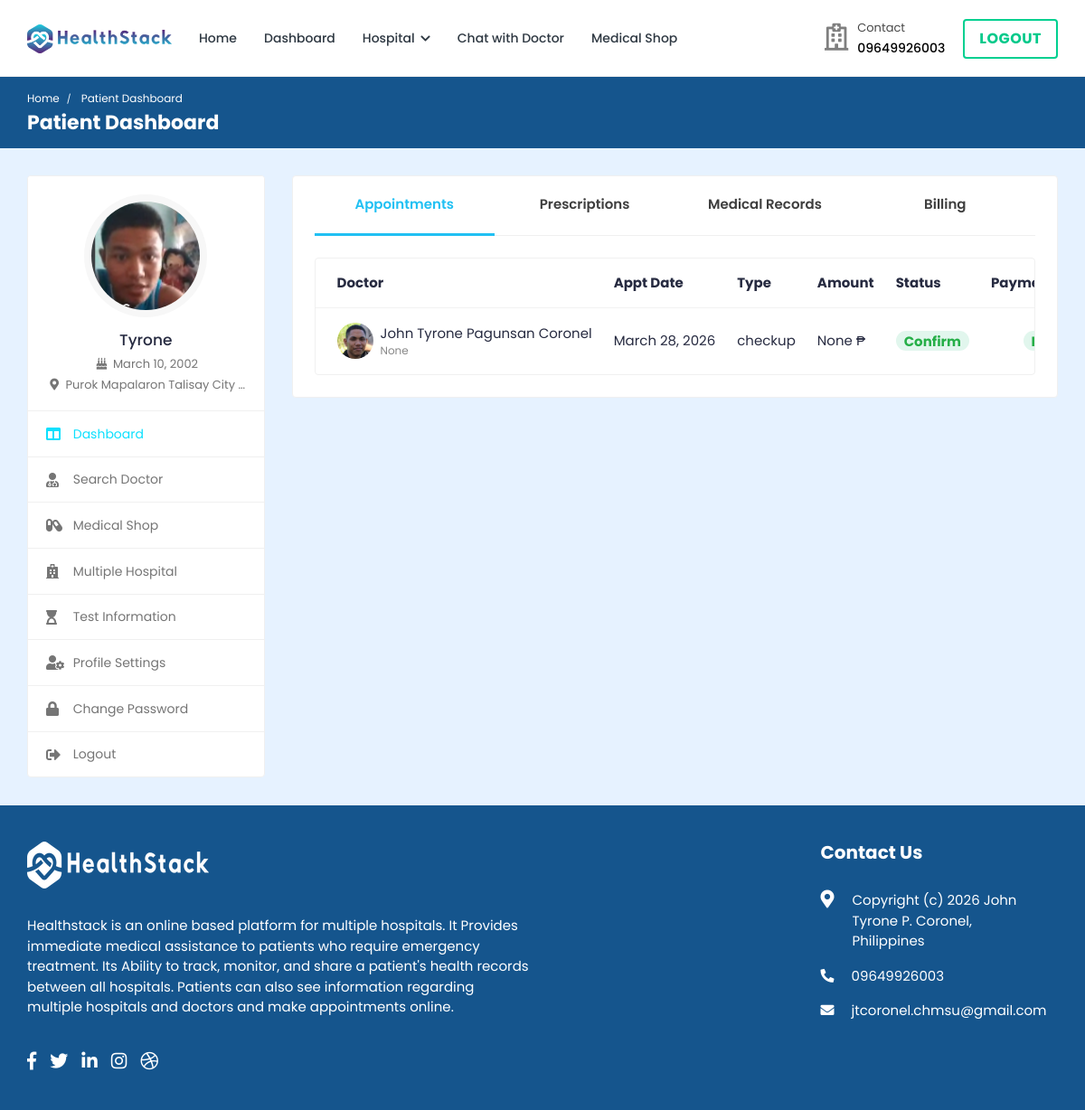
The page /patient-dashboard/ (signed in) on the database as committed earlier.
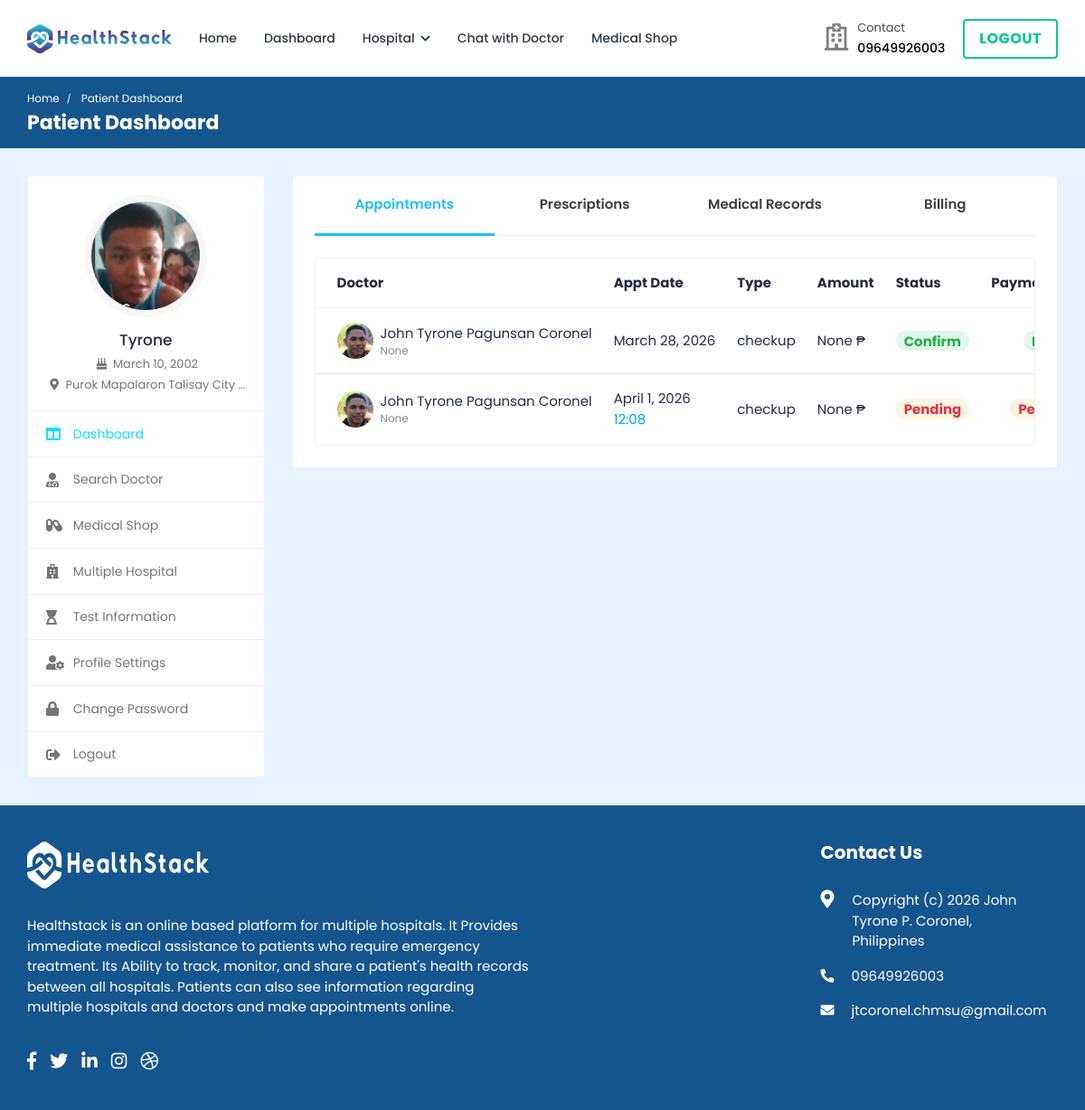
The same page on the database as committed later.
### doctor/models.py (models this page shows, shortened)
class Appointment(models.Model):
    APPOINTMENT_TYPE = (
        ('report', 'report'),
        ('checkup', 'checkup'),
    )
    APPOINTMENT_STATUS = (
        ('pending', 'pending'),
        ('confirmed', 'confirmed'),
        ('cancelled', 'cancelled'),
    )
    id = models.AutoField(primary_key=True)
    date = models.DateField(null=True, blank=True)
    time = models.CharField(max_length=200, null=True, blank=True)
    doctor = models.ForeignKey(Doctor_Information, on_delete=models.CASCADE, null=True, blank=True)
    patient = models.ForeignKey(Patient, on_delete=models.CASCADE, null=True, blank=True)
    appointment_type = models.CharField(max_length=200, choices=APPOINTMENT_TYPE)
    appointment_status = models.CharField(max_length=200, choices=APPOINTMENT_STATUS)
    serial_number = models.CharField(max_length=200, null=True, blank=True)
    payment_status = models.CharField(max_length=200, null=True, blank=True, default='pending')
    transaction_id = models.CharField(max_length=255, null=True, blank=True)
    message = models.CharField(max_length=255, null=True, blank=True)

class Doctor_Information(models.Model):
    DOCTOR_TYPE = (
        ('Cardiologists', 'Cardiologists'),
        ('Neurologists', 'Neurologists'),
        ('Pediatricians', 'Pediatricians'),
        ('Physiatrists', 'Physiatrists'),
        ('Dermatologists', 'Dermatologists'),
    )
    doctor_id = models.AutoField(primary_key=True)
    user = models.OneToOneField(User, on_delete=models.CASCADE, null=True, blank=True, related_name='profile')
    name = models.CharField(max_length=200, null=True, blank=True)
    username = models.CharField(max_length=200, null=True, blank=True)
    gender = models.CharField(max_length=200, null=True, blank=True)
    description = models.TextField(max_length=1000, null=True, blank=True)
    department = models.CharField(max_length=200, choices=DOCTOR_TYPE, null=True, blank=True)
    department_name = models.ForeignKey(hospital_department, on_delete=models.SET_NULL, null=True, blank=True)
    specialization = models.ForeignKey(specialization, on_delete=models.SET_NULL, null=True, blank=True)
    featured_image = models.ImageField(upload_to='doctors/', default='doctors/user-default.png', null=True, blank=True)
    certificate_image = models.ImageField(upload_to='doctors_certificate/', default='doctors_certificate/default.png', null=True, blank=True)
    email = models.EmailField(max_length=200, null=True, blank=True)
    phone_number = models.CharField(max_length=200, null=True, blank=True)
    nid = models.CharField(max_length=200, null=True, blank=True)
    visiting_hour = models.CharField(max_length=200, null=True, blank=True)
    consultation_fee = models.IntegerField(null=True, blank=True)
    report_fee = models.IntegerField(null=True, blank=True)
    dob = models.CharField(max_length=200, null=True, blank=True)
    institute = models.CharField(max_length=200, null=True, blank=True)
    degree = models.CharField(max_length=200, null=True, blank=True)
    completion_year = models.CharField(max_length=200, null=True, blank=True)
    work_place = models.CharField(max_length=200, null=True, blank=True)
    designation = models.CharField(max_length=200, null=True, blank=True)
    start_year = models.CharField(max_length=200, null=True, blank=True)
    end_year = models.CharField(max_length=200, null=True, blank=True)
    register_status =  models.CharField(max_length=200, null=True, blank=True)
    hospital_name = models.ForeignKey(Hospital_Information, on_delete=models.SET_NULL, null=True, blank=True)

### hospital/views.py (the view)
# urls.py: path('patient-dashboard/',views.patient_dashboard, name='patient-dashboard'),
@csrf_exempt
@login_required(login_url="login")
@cache_control(no_cache=True, must_revalidate=True, no_store=True)
def patient_dashboard(request):
    if request.user.is_patient:
        patient = Patient.objects.get(user=request.user)
        report = Report.objects.filter(patient=patient)
        prescription = Prescription.objects.filter(patient=patient).order_by('-prescription_id')
        appointments = Appointment.objects.filter(patient=patient).filter(Q(appointment_status='pending') | Q(appointment_status='confirmed'))
        payments = Payment.objects.filter(patient=patient).order_by('-payment_id')
        context = {'patient': patient, 'appointments': appointments, 'payments': payments,'report':report,'prescription':prescription}
    else:
        return redirect('logout')
    return render(request, 'patient-dashboard.html', context)

### templates/patient-dashboard.html (shortened to what the changed rows need)
{% load static %}
<!DOCTYPE html>
<html lang="en">
  <head>
    <link
      rel="stylesheet"
      href="{% static 'HealthStack-System/css/Normal/bootstrap.min.css' %}"
    />
    <link
      rel="stylesheet"
      href="{% static 'HealthStack-System/plugins/Normal/fontawesome/css/fontawesome.min.css' %}"
    />
    <link
      rel="stylesheet"
      href="{% static 'HealthStack-System/plugins/Normal/fontawesome/css/all.min.css' %}"
    />
    <link href="https://use.fontawesome.com/releases/v5.7.2/css/all.css" rel="stylesheet" />
    <link
      rel="stylesheet"
      href="{% static 'HealthStack-System/css/Normal/style.css' %}"
    />
  </head>
  <body>
    <div class="main-wrapper">
      <div class="breadcrumb-bar">
        <div class="container-fluid">
          <div class="row align-items-center">
            <div class="col-md-12 col-12">
              <h2 class="breadcrumb-title">Patient Dashboard</h2>{% include 'message.html' %}
            </div>
          </div>
        </div>
      </div>
      <div class="content">
        <div class="container-fluid">
          <div class="row">
            <div class="col-md-7 col-lg-8 col-xl-9">
              <div class="card">
                <div class="card-body pt-0">
                  <div class="tab-content pt-0">
                    <div
                      id="pat_appointments"
                      class="tab-pane fade show active"
                    >
                      <div class="card card-table mb-0">
                        <div class="card-body">
                          <div class="table-responsive">
                            <table class="table table-hover table-center mb-0">
                              <thead>
                                <tr>
                                  <th>Doctor</th>
                                  <th>Appt Date</th>
                                  <th>Type</th>
                                  <th>Amount</th>
                                  <th>Status</th>
                                  <th>Payment Status</th>
                                </tr>
                              </thead>
                              <tbody>
                                {% for appointment in appointments %}
                                <tr>
                                  <td>
                                    <h2 class="table-avatar">
                                      <a
                                        href="doctor-profile.html"
                                        class="avatar avatar-sm mr-2"
                                      >
                                        <img
                                          class="avatar-img rounded-circle"
                                          src="{{ appointment.doctor.featured_image.url }}"
                                          alt="User Image"
                                        />
                                      </a>
                                      <a href="doctor-profile.html"
                                        >{{ appointment.doctor.name }}
                                        <span
                                          >{{appointment.doctor.department_name}}</span
                                        ></a
                                      >
                                    </h2>
                                  </td>
                                  <td>
                                    {{appointment.date}}
                                    <span class="d-block text-info"
                                      >{{appointment.time}}</span
                                    >
                                  </td>
                                  <td>{{appointment.appointment_type}}</td>
                                  {% if appointment.appointment_type == 'checkup' %}
                                  <td>{{appointment.doctor.consultation_fee}} ₱</td>
                                  {% else %}
                                  <td>{{appointment.doctor.report_fee}} ₱</td>
                                  {% endif %}
                                  <td>
                                    {% if appointment.appointment_status == 'pending' %}
                                    <span class="badge badge-pill bg-warning-light">Pending</span>
                                    {% endif %}
                                    {% if appointment.appointment_status == 'confirmed' %}
                                    <span class="badge badge-pill bg-success-light">Confirm</span>
                                    {% endif %}
                                  </td>
                                  <td class="text-center">
                                    {% if appointment.payment_status == 'pending' %}
                                    <span class="badge badge-pill bg-warning-light">Pending</span>
                                    {% elif appointment.payment_status == 'Partial' %}
                                    <span class="badge badge-pill bg-info-light">Partial</span>
                                    {% elif appointment.payment_status == 'VALID' or appointment.payment_status == 'Paid' %}
                                    <span class="badge badge-pill bg-success-light">Paid</span>
                                    {% else %}
                                    <span class="badge badge-pill bg-warning-light">Pending</span>
                                    {% endif %}
                                  </td>
                                </tr>
                                {% endfor %}
                              </tbody>
                            </table>
                          </div>
                        </div>
                      </div>
                    </div>
                  </div>
                </div>
              </div>
            </div>
          </div>
        </div>
      </div>
      {% include 'footer.html' %}
    </div>
  </body>
</html>

Rows that differ between the two databases and show on the page:
added Appointment: doctor.featured_image (picture), doctor.name "John Tyrone Pagunsan Coronel", doctor.department_name "None", date "April 1, 2026", time "12:08", appointment_type "checkup", doctor.consultation_fee "None", appointment_status "Pending", payment_status "Pending"
